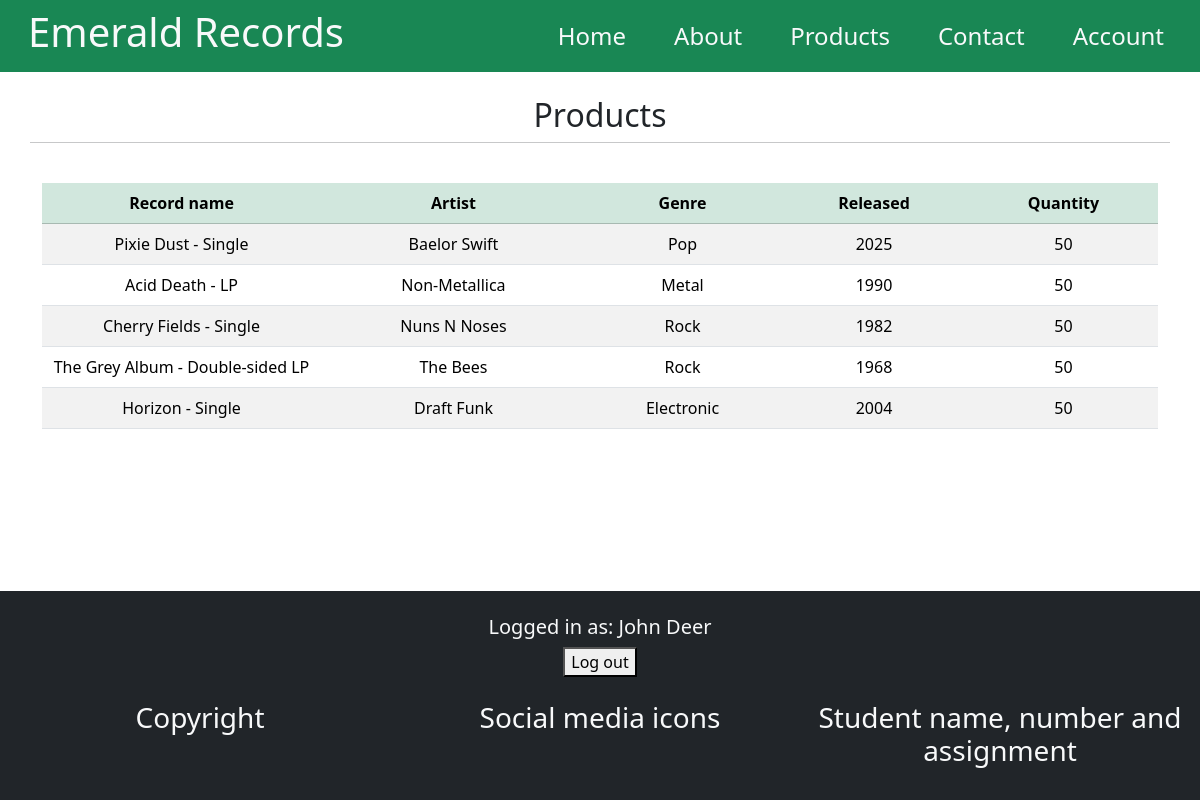
The page /products.php (signed in) on the database its author committed.
### tables this page shows
CREATE TABLE products (
    product_id INT UNSIGNED AUTO_INCREMENT UNIQUE PRIMARY KEY,
    product_name VARCHAR(50) UNIQUE NOT NULL,
    artist_name VARCHAR(50) NOT NULL,
    music_genre VARCHAR(20) NOT NULL,
    year_released YEAR NOT NULL,
    quantity int
);

### src/sanitize.php (called while the page is built)
<?php
function sanitize($data) {
    $data = trim($data);
    $data = stripslashes($data);
    $data = htmlspecialchars($data, ENT_QUOTES | ENT_SUBSTITUTE, "UTF-8");
    return $data;
}
?>

### public/products.php (the view, shortened to what this page needs)
<?php
require_once("../templates/header-guest.php");
require_once("../src/sanitize.php")
?>
<?php
try {
    require_once '../src/DBconnect.php';
    $sql = "SELECT * FROM products";
    $statement = $connection->prepare($sql);
    $statement->execute();
    $result = $statement->fetchAll();
} catch(PDOException $error) {
    echo $sql . "<br>" . $error->getMessage();
}
?>
</head>
<body>
<?php
require_once("../templates/navbar.php");
?>
    <div class="container mt-4 text-center">
        <div class="row">
            <h2>Products</h2>
            <hr>
        </div>
        <table class="table table-striped mt-4">
            <thead class="table-success">
                <tr>
                    <th class="col-3">Record name</th>
                    <th class="col">Artist</th>
                    <th class="col">Genre</th>
                    <th class="col">Released</th>
                    <th class="col">Quantity</th>
                </tr>
            </thead>
            <tbody>
                <?php
                foreach ($result as $row) {
                ?>
                <tr>
                    <td><?php echo sanitize($row["product_name"]); ?></td>
                    <td><?php echo sanitize($row["artist_name"]); ?></td>
                    <td><?php echo sanitize($row["music_genre"]); ?></td>
                    <td><?php echo sanitize($row["year_released"]); ?></td>
                    <td><?php echo sanitize($row["quantity"]); ?></td>
                </tr>
                <?php } ?>
            </tbody>
        </table>
    </div>
<?php
    require_once("../templates/footer.php");
?>

### rows shown on the page
products: product_name "Pixie Dust - Single", artist_name "Baelor Swift", music_genre "Pop", year_released "2025", quantity "50"
products: product_name "Acid Death - LP", artist_name "Non-Metallica", music_genre "Metal", year_released "1990", quantity "50"
products: product_name "Cherry Fields - Single", artist_name "Nuns N Noses", music_genre "Rock", year_released "1982", quantity "50"
products: product_name "The Grey Album - Double-sided LP", artist_name "The Bees", music_genre "Rock", year_released "1968", quantity "50"
products: product_name "Horizon - Single", artist_name "Draft Funk", music_genre "Electronic", year_released "2004", quantity "50"

### other values the page prints
$_SESSION['username'] "John Deer"
